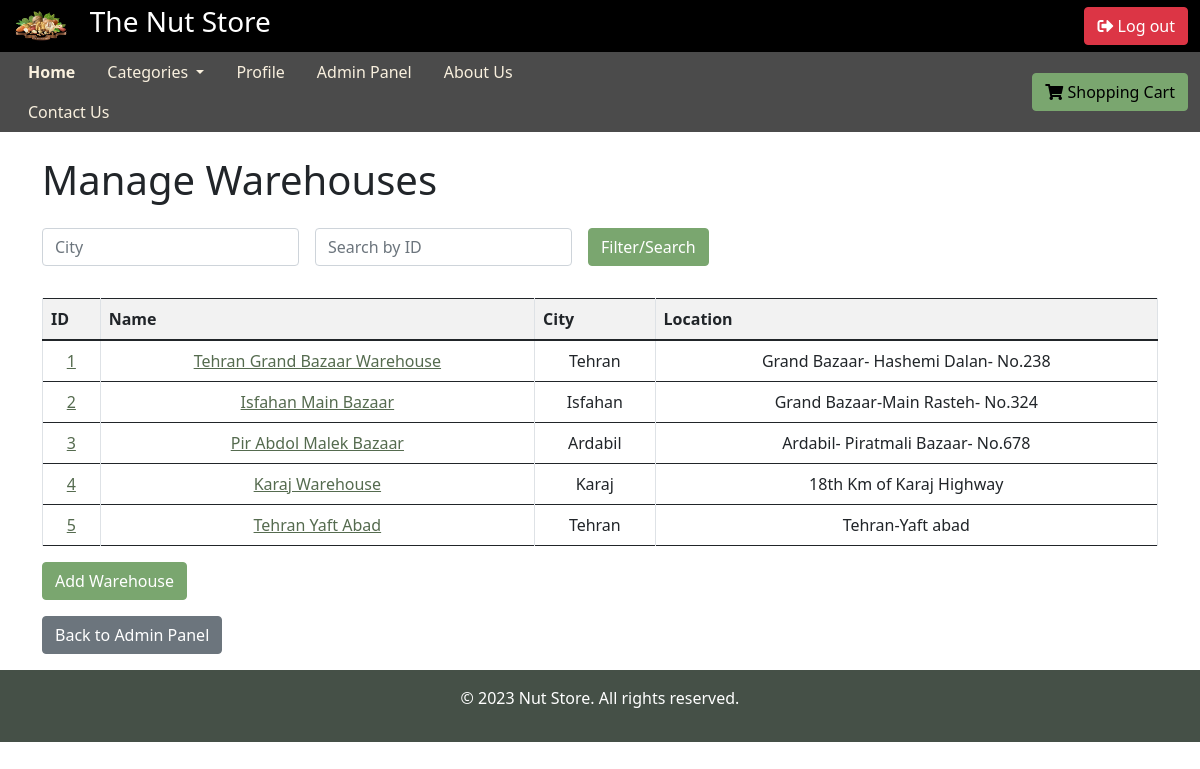
The app's page /admin_panel/manage_warehouses/ (signed in), older data.
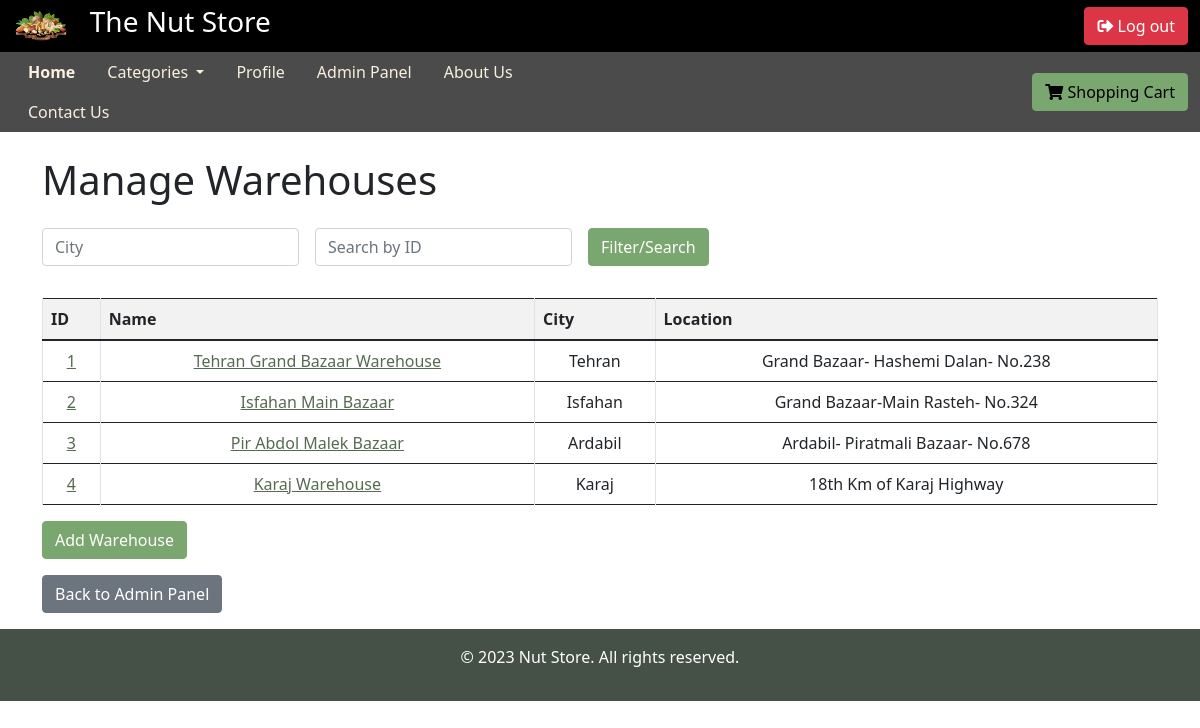
The same page, newer data.
### Nutstore/models.py (models this page shows, shortened)
class Warehouse(models.Model):
    city = models.ForeignKey(City, on_delete=models.CASCADE)
    name = models.CharField(max_length=200)
    location = models.CharField(max_length = 500)

class City(models.Model):
    name = models.CharField(max_length=100)
    def __str__(self):
        return self.name

### Nutstore/views.py (the view)
# urls.py: path('admin_panel/manage_warehouses/', views.manage_warehouses, name='manage_warehouses'), #LIST ALL WAREHOUSES FOR ADMIN
@login_required
@user_passes_test(lambda u: u.is_superuser)
def manage_warehouses(request):
    categories = set(product.category for product in Product.objects.all())
    warehouses = Warehouse.objects.all()
    city = request.GET.get('city', None)
    if city:
        warehouses = warehouses.filter(city__iexact=city)
    search = request.GET.get('search', None)
    if search:
        warehouses = warehouses.filter(id__icontains=search)
    context = {
        'warehouses': warehouses,
        'categories': categories
    }
    return render(request, 'admin_panel/manage_warehouses.html', context)

### templates/admin_panel/manage_warehouses.html (shortened to what this page needs)
{% extends 'base.html' %}
{% block content %}
<div class="container">
  <h1 class="my-4">Manage Warehouses</h1>
  <form method="get" class="form-inline mb-4">
    <div class="form-group mb-2">
      <input type="text" class="form-control" id="city" name="city" placeholder="City" value="{{ request.GET.city }}">
    </div>
    <div class="form-group mx-sm-3 mb-2">
      <input type="text" class="form-control" id="search" name="search" placeholder="Search by ID" value="{{ request.GET.search }}">
    </div>
    <button type="submit" class="btn btn-primary mb-2">Filter/Search</button>
  </form>
  <div class="table-responsive">
    <table class="table table-bordered table-hover">
      <thead>
        <tr>
          <th scope="col">ID</th>
          <th scope="col">Name</th>
          <th scope="col">City</th>
          <th scope="col">Location</th>
        </tr>
      </thead>
      <tbody>
        {% for warehouse in warehouses %}
        <tr>
          <td class="align-middle"><a href="{% url 'warehouse_detail' warehouse.id %}" class="text-blue">{{ warehouse.id }}</a></td>
          <td class="align-middle"><a href="{% url 'warehouse_detail' warehouse.id %}" class="text-blue">{{ warehouse.name }}</a></td>
          <td class="align-middle">{{ warehouse.city }}</td>
          <td class="align-middle">{{ warehouse.location }}</td>
        </tr>
        {% empty %}
        <tr>
          <td colspan="4" class="text-center">No warehouses found.</td>
        </tr>
        {% endfor %}
      </tbody>
    </table>
  </div>
  <p><a href="{% url 'create_warehouse' %}" class="btn btn-primary">Add Warehouse</a></p>
  <p><a href="{% url 'admin_panel' %}" class="btn btn-secondary">Back to Admin Panel</a></p>
</div>
{% endblock %}

Row changes from the older to the newer data that the page shows:
removed Warehouse: id "5", name "Tehran Yaft Abad", city "Tehran", location "Tehran-Yaft abad"
